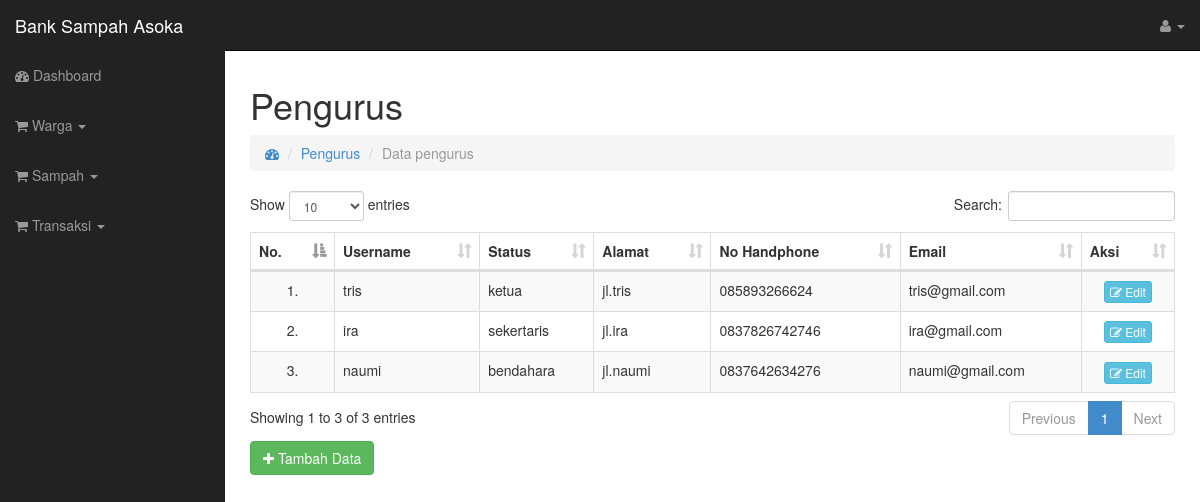
/home_admin.php?page=pengurus, run on the app's committed database.
### tables this page shows
CREATE TABLE `pengurus` (
  `id_pengurus` int(11) NOT NULL,
  `username` varchar(50) NOT NULL,
  `status` varchar(10) NOT NULL,
  `no_hp` varchar(13) NOT NULL,
  `email` varchar(50) NOT NULL,
  `password` varchar(30) NOT NULL,
  `alamat` varchar(200) NOT NULL
);

### models/pengurus/m_pengurus.php (called while the page is built, shortened)
<?php
class Pengurus {
  private $mysqli;
  function __construct($conn) {
    $this->mysqli = $conn;
  }
  public function tampil($id_pengurus = null) {
    $db = $this->mysqli->conn;
    $sql = "SELECT * FROM pengurus";
    $query = $db->query($sql) or die ($db->error);
    return $query;
  }
}
 ?>

### views/pengurus.php (the view, shortened to what this page needs)
<?php
include "models/pengurus/m_pengurus.php";
$urus = new Pengurus($connection);
if (@$_GET['act'] == '') {
 ?>
<div class="row">
  <div class="col-lg-12">
    <h1>Pengurus </h1>
    <ol class="breadcrumb">
      <li><a href=""><i class="fa fa-dashboard"></i></a></li>
      <li><a href="">Pengurus</a></li>
      <li class="active">Data pengurus</li>
    </ol>
  </div>
</div>
<div class="row">
  <div class="col-lg-12">
    <div class="table-responsive">
      <table class="table table-bordered table-hover table-striped" id="datatables">
        <thead>
          <tr>
            <th>No.</th>
            <th>Username</th>
            <th>Status</th>
            <th>Alamat</th>
            <th>No Handphone</th>
            <th>Email</th>
            <th>Aksi</th>
          </tr>
        </thead>
        <tbody>
          <?php
          $no = 1;
          $tampil = $urus->tampil();
          while($data = $tampil->fetch_object()) {
           ?>
          <tr>
            <td align="center"><?php echo $no++."."; ?></td>
            <td><?php echo $data->username; ?></td>
            <td><?php echo $data->status; ?></td>
            <td><?php echo $data->alamat; ?></td>
            <td><?php echo $data->no_hp; ?></td>
            <td><?php echo $data->email; ?></td>
            <td align="center">
              <a id="edit_urus" data-toggle="modal" data-target="#edit" data-id_pengurus="<?php echo $data->id_pengurus; ?>" data-username="<?php echo $data->username; ?>" data-status="<?php echo $data->status; ?>" data-no_hp="<?php echo $data->no_hp; ?>" data-email="<?php echo $data->email; ?>" data-alamat="<?php echo $data->alamat; ?>">
                <button class="btn btn-info btn-xs"><i class="fa fa-edit"></i> Edit</button></a>
            </td>
          </tr>
          <?php } ?>
        </tbody>
      </table>
    </div>
    <a class="btn btn-success" data-toggle="modal" data-target="#tambah" style="margin-button: 5px;"><i class="fa fa-plus"></i> Tambah Data</a>
  </div>
</div>
<?php
} else if (@$_GET['act'] == 'del') {
  $wrg->hapus($_GET['nik']);
  header("location: ?page=nasabah");
} {
} ?>

### assets/css/sb-admin.css (style rules this page uses)
body { margin-top: 50px; }

### data on the page
pengurus: username "tris", status "ketua", alamat "jl.tris", no_hp "085893266624", email "tris@gmail.com"
pengurus: username "ira", status "sekertaris", alamat "jl.ira", no_hp "0837826742746", email "ira@gmail.com"
pengurus: username "naumi", status "bendahara", alamat "jl.naumi", no_hp "0837642634276", email "naumi@gmail.com"
